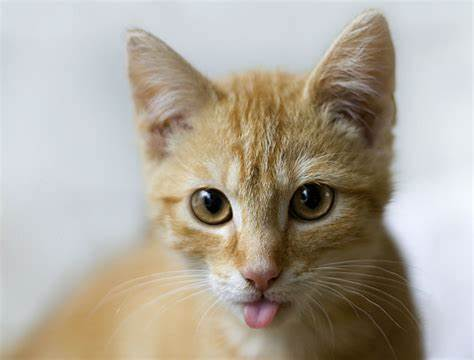
#> input picture Photos/cat1.jpeg, 474 x 360 px
$ python contour.py
#> lines starting #> are read from the running program, lines starting #| are printed output that depends on the picture; after the words box and inside, x2 and y2 are one past the last pixel; in counts of white or black regions, pixels touching at a corner belong together
import cv2 as cv
import numpy as np

img= cv.imread('../Photos/cat1.jpeg')
#> img is the input picture: shape (360, 474, 3); mean B, G, R 155.9, 168.2, 175.6

cv.imshow('cat',img)
gray = cv.cvtColor(img,cv.COLOR_BGR2GRAY)
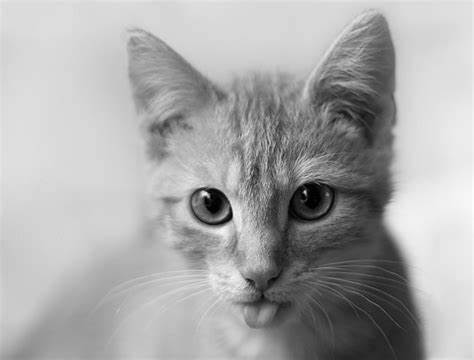
#> gray: shape (360, 474); min 0, max 252, mean 169
# [10 lines of commented-out code are left out]

ret,thresh = cv.threshold(gray,125,255, cv.THRESH_BINARY)
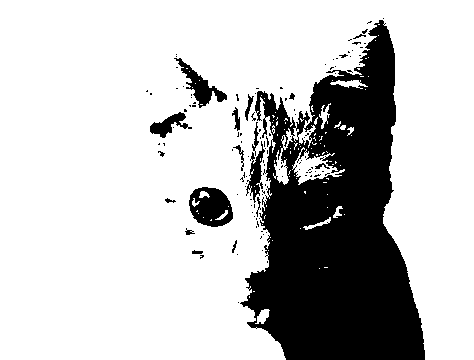
#> thresh: shape (360, 474); 76.5% white; 126 black regions (108 under 20 px)
cv.imshow('thresh',thresh)

contours,hierarshies = cv.findContours(thresh,cv.RETR_LIST, cv.CHAIN_APPROX_SIMPLE)
#> contours = 298 contours, 263 with area under 20; largest, box (x1, y1, x2, y2) and area: (0, 0, 474, 360) 131368, (188, 186, 234, 228) 1432, (173, 57, 228, 109) 870, (292, 147, 345, 185) 750, (245, 140, 266, 204) 512
print(f'{len(contours)} contours found ')
#| 298 contours found

blank = np.zeros(img.shape,dtype='uint8')
cv.imshow('blank',blank)

draw = cv.drawContours(blank,contours, -1, (0,0,255),1)
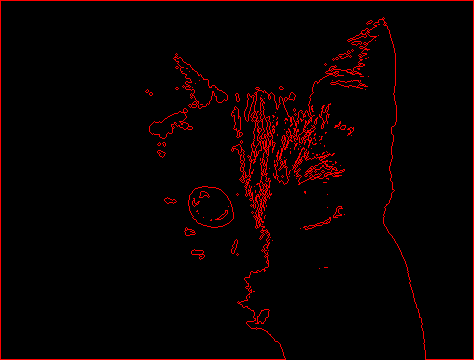
#> draw: shape (360, 474, 3); mean of channels 0, 1, 2 0, 0, 9.1; drawn as B, G, R
cv.imshow('drawnc contours',draw)

cv.waitKey(0)

$ run again, with Photos/cat3.jpg copied over Photos/cat1.jpeg
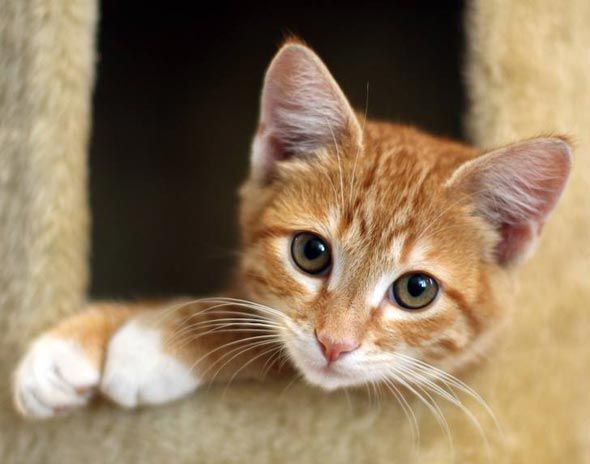
#> input picture Photos/cat3.jpg, 590 x 464 px
#> img is the input picture: shape (464, 590, 3); mean B, G, R 93, 121, 143.1
#> `ret,thresh = cv.threshold(gray,125,255, cv.THRESH_BINARY)`:
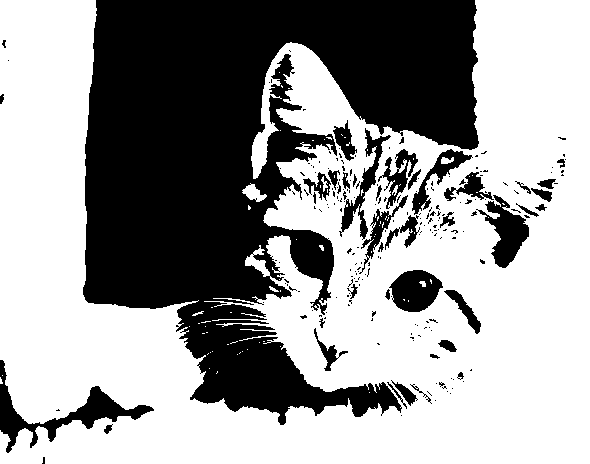
#> thresh: shape (464, 590); 61% white; 225 black regions (184 under 20 px)
#> contours = 414 contours, 355 with area under 20; largest, box (x1, y1, x2, y2) and area: (0, 0, 590, 464) 175212, (477, 194, 530, 269) 1817, (388, 269, 444, 313) 1677, (340, 127, 392, 240) 1382, (411, 148, 473, 216) 1112
#| 414 contours found
#> `draw = cv.drawContours(blank,contours, -1, (0,0,255),1)`:
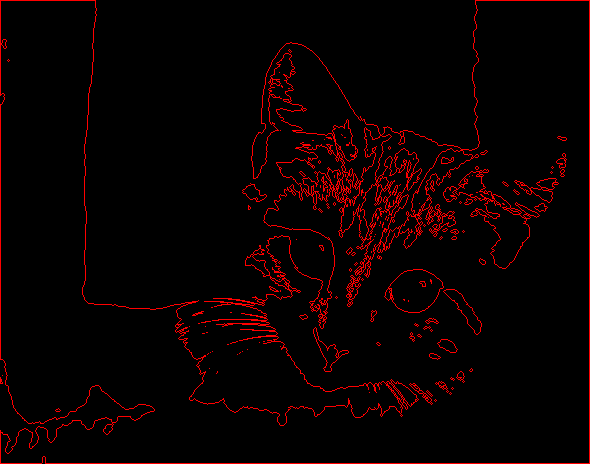
#> draw: shape (464, 590, 3); mean of channels 0, 1, 2 0, 0, 10.4; drawn as B, G, R

$ run again, with Photos/cat4.jpg copied over Photos/cat1.jpeg
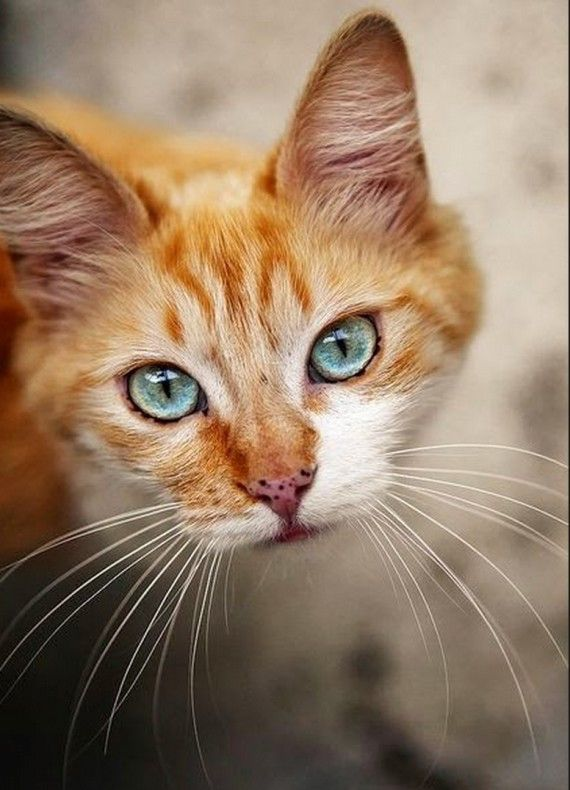
#> input picture Photos/cat4.jpg, 570 x 790 px
#> img is the input picture: shape (790, 570, 3); mean B, G, R 101.4, 123.9, 148.2
#> `ret,thresh = cv.threshold(gray,125,255, cv.THRESH_BINARY)`:
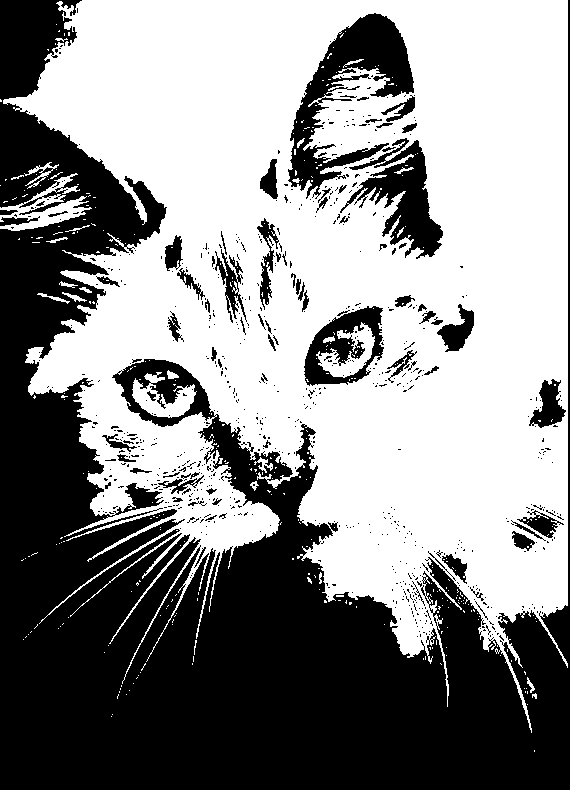
#> thresh: shape (790, 570); 55.4% white; 734 black regions (654 under 20 px)
#> contours = 1482 contours, 1355 with area under 20; largest, box (x1, y1, x2, y2) and area: (3, 0, 568, 733) 272738, (287, 12, 415, 200) 8749, (346, 139, 444, 260) 4852, (303, 305, 385, 387) 4636, (111, 358, 216, 428) 4600
#| 1482 contours found
#> `draw = cv.drawContours(blank,contours, -1, (0,0,255),1)`:
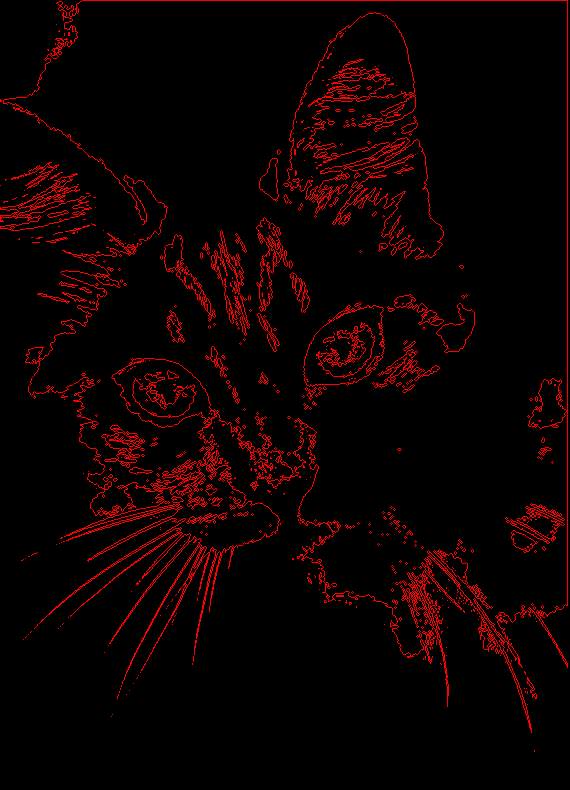
#> draw: shape (790, 570, 3); mean of channels 0, 1, 2 0, 0, 13; drawn as B, G, R
